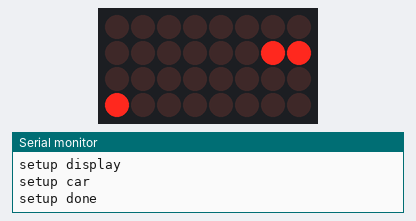
Recording of a sketch running on a simulated Arduino Uno, built with avr-gcc and run on an emulated ATmega328P. On the bench: 8×4 LED matrix, the last lines printed to the serial monitor. Wiring (inferred from the names in the program): LED matrix (orientation assumed): rows pin 10, pin 11, pin 12, pin 13; columns pin 9, pin 8, pin 7, pin 6, pin 5, pin 4, pin 3, pin 2. Random numbers use the default seed unless the sketch sets one.

Above: at 0.22 s.
At 2.23 s:
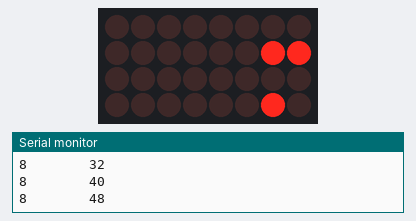
At 4.55 s:
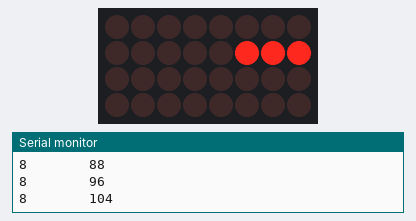
At 14.88 s:
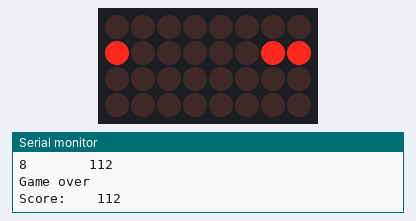
At 26.88 s:
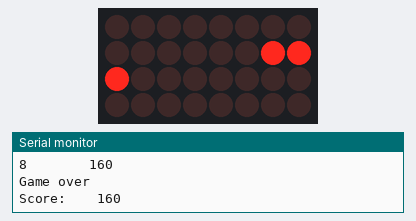
At 39.77 s:
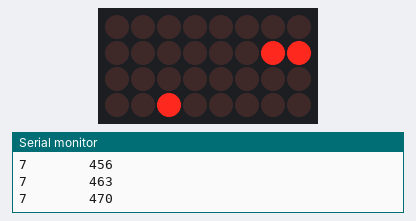

The sketch:

ledmatrix1.ino
```cpp
#include "classes.h"
//#include "functions.h"

//leftbutton in pin 0 and right i 1
int RPF = 5;
int frames = 0;
int score = 0;

dsplay matrix;
car player;
rock enemy;

void setup() {
  // put your setup code here, to run once:
  Serial.begin(9600);

  matrix.setup();
  matrix.clear();
  player.setup();


  Serial.print("setup done");

/*  for (int a = 2; a < 10; a++){
   digitalWrite(a, LOW);
  }

    for (int a = 10; a < 14; a++){
    digitalWrite(a, HIGH);
  }
*/
}

void loop() {
  // put your main code here, to run repeatedly:
  while (1){
    draw();
    refresh();
    matrix.clear();
    move();
    if (enemy.posx > 5 && (enemy.posy == player.carpy)){break;}
  }

  Serial.print("Game over\n");
  Serial.print("Score:    ");
  Serial.print(score);
  Serial.print("\n");
  delay (10000);
  enemy.clear();
/*
  digitalWrite(13, LOW);
  for (int i = 2; i < 10; i++){
    digitalWrite(i, HIGH);
  }
*/
}


// functions

void refresh(){
  for(int f = 0; f < RPF; f++){
  for(int i = 0; i < 4; i++){
  matrix.line(i);
  delay(2);
}}
frames++;
score++;
}

void draw(){
  player.draw(matrix);
  enemy.draw(matrix);
}

void move(){
  player.move();
  if (frames >= enemy.spd){
  enemy.move();
  frames = 0;
  Serial.print(enemy.spd);
  Serial.print("        ");
  Serial.print(score);
  Serial.print("\n");
  }
}
```

classes.h
```cpp
#pragma once

class dsplay{
public:
  int img[8][4], tall = 4, wide = 8, piny [4] = {10, 11, 12, 13}, pinx [8] = {9, 8, 7, 6, 5, 4, 3, 2};

  void setup(){
    for (int i = 0; i < tall; i++){
      pinMode(piny[i], OUTPUT);
      digitalWrite(piny[i], HIGH);
    }
    for (int i = 0; i < wide; i++){
      pinMode(pinx[i], OUTPUT);
      digitalWrite(pinx[i], LOW);
  }
    Serial.print("setup display\n");
  }
  void clear(){
    for(int x = 0; x < wide; x++){
      for(int y = 0; y < tall; y++){
        img[x][y] = 0;
  }}}
  void drawbit(int x, int y){
    img [x][y] = 1;
  }
  void line(int line){
    for (int i = 0; i < tall; i++){
      digitalWrite(piny[i], HIGH);
    }
    for (int i = 0; i < wide; i++){
      if (img[i][line] == 1){
      digitalWrite (pinx[i], HIGH);
    }
      else{
      digitalWrite (pinx[i], LOW);
    }
    }
    digitalWrite(piny[line], LOW);
}};


class car{
public:
  int carpy = 1, Rbutton = 1, Lbutton = 0;

  void setup(){
    pinMode(Rbutton, INPUT_PULLUP);
    pinMode(Lbutton, INPUT_PULLUP);
      Serial.print("setup car\n");
  }
  void draw(dsplay& matrix){
    matrix.drawbit(6, carpy);
    matrix.drawbit(7, carpy);
  }
  void move(){
    if (digitalRead(Rbutton)==LOW){carpy++; if(carpy > 3){carpy = 3;}}
    if (digitalRead(Lbutton)==LOW){carpy--; if(carpy < 0){carpy = 0;}}
  }};


class rock{
public:
  int posy = random(4), posx = 0, spd = 8, cont = 0;

  void clear(){
   posx = 0;
   posy = random (4);
   spd = 8;
  }
  void move(){
    posx++;
    if (posx > 7){
//    delete this;
      posx = 0;
      posy = random(4);
      if ((cont > 9 - spd) && (spd > 0)){
        spd--;
        cont = 0;
      }
      else {cont++;}
  }}
  void draw(dsplay& matrix){
    matrix.drawbit(posx, posy);
  }};
```
